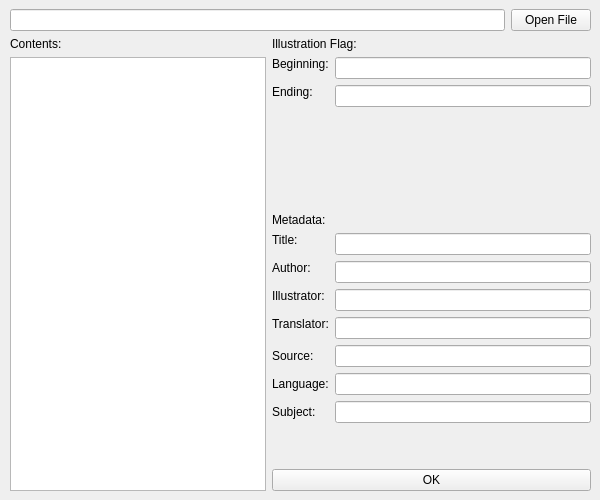
<?xml version="1.0" encoding="UTF-8"?>
<ui version="4.0">
 <class>MainWindow</class>
 <widget class="QMainWindow" name="MainWindow">
  <property name="geometry">
   <rect>
    <x>0</x>
    <y>0</y>
    <width>600</width>
    <height>500</height>
   </rect>
  </property>
  <property name="windowTitle">
   <string>simplepub.py</string>
  </property>
  <property name="styleSheet">
   <string notr="true">font: 10pt &quot;Calibri&quot;;
font:10pt &quot;MS PGothic&quot;;
font: 10pt &quot;Microsoft YaHei&quot;;
font: 9pt &quot;Noto Sans&quot;;
font: 9pt &quot;Noto Sans CJK TC&quot;;
font: 9pt &quot;Noto Sans CJK SC&quot;;
font: 9pt &quot;Noto Sans CJK JP&quot;;</string>
  </property>
  <property name="locale">
   <locale language="English" country="UnitedStates"/>
  </property>
  <widget class="QWidget" name="centralwidget">
   <layout class="QGridLayout" name="gridLayout">
    <property name="leftMargin">
     <number>10</number>
    </property>
    <item row="2" column="1">
     <spacer name="verticalSpacer_4">
      <property name="orientation">
       <enum>Qt::Vertical</enum>
      </property>
      <property name="sizeType">
       <enum>QSizePolicy::Fixed</enum>
      </property>
      <property name="sizeHint" stdset="0">
       <size>
        <width>0</width>
        <height>0</height>
       </size>
      </property>
     </spacer>
    </item>
    <item row="0" column="1">
     <spacer name="verticalSpacer_3">
      <property name="orientation">
       <enum>Qt::Vertical</enum>
      </property>
      <property name="sizeType">
       <enum>QSizePolicy::Fixed</enum>
      </property>
      <property name="sizeHint" stdset="0">
       <size>
        <width>0</width>
        <height>0</height>
       </size>
      </property>
     </spacer>
    </item>
    <item row="1" column="2">
     <spacer name="horizontalSpacer_2">
      <property name="orientation">
       <enum>Qt::Horizontal</enum>
      </property>
      <property name="sizeType">
       <enum>QSizePolicy::Fixed</enum>
      </property>
      <property name="sizeHint" stdset="0">
       <size>
        <width>0</width>
        <height>0</height>
       </size>
      </property>
     </spacer>
    </item>
    <item row="1" column="0">
     <spacer name="horizontalSpacer_1">
      <property name="orientation">
       <enum>Qt::Horizontal</enum>
      </property>
      <property name="sizeType">
       <enum>QSizePolicy::Fixed</enum>
      </property>
      <property name="sizeHint" stdset="0">
       <size>
        <width>0</width>
        <height>0</height>
       </size>
      </property>
     </spacer>
    </item>
    <item row="1" column="1">
     <layout class="QVBoxLayout" name="verticalLayout">
      <item>
       <layout class="QHBoxLayout" name="horizontalLayout">
        <item>
         <widget class="QLineEdit" name="filePathLineEdit">
          <property name="sizePolicy">
           <sizepolicy hsizetype="Preferred" vsizetype="Fixed">
            <horstretch>0</horstretch>
            <verstretch>0</verstretch>
           </sizepolicy>
          </property>
          <property name="readOnly">
           <bool>true</bool>
          </property>
         </widget>
        </item>
        <item>
         <widget class="QPushButton" name="openFileButton">
          <property name="sizePolicy">
           <sizepolicy hsizetype="Maximum" vsizetype="Fixed">
            <horstretch>0</horstretch>
            <verstretch>0</verstretch>
           </sizepolicy>
          </property>
          <property name="text">
           <string>Open File</string>
          </property>
         </widget>
        </item>
       </layout>
      </item>
      <item>
       <layout class="QHBoxLayout" name="horizontalLayout_4">
        <item>
         <layout class="QVBoxLayout" name="verticalLayout_3">
          <item>
           <widget class="QLabel" name="contentsLabel">
            <property name="sizePolicy">
             <sizepolicy hsizetype="Minimum" vsizetype="Fixed">
              <horstretch>0</horstretch>
              <verstretch>0</verstretch>
             </sizepolicy>
            </property>
            <property name="text">
             <string>Contents:</string>
            </property>
           </widget>
          </item>
          <item>
           <widget class="QPlainTextEdit" name="contentsTextEdit">
            <property name="sizePolicy">
             <sizepolicy hsizetype="Preferred" vsizetype="Expanding">
              <horstretch>0</horstretch>
              <verstretch>0</verstretch>
             </sizepolicy>
            </property>
            <property name="lineWrapMode">
             <enum>QPlainTextEdit::NoWrap</enum>
            </property>
           </widget>
          </item>
         </layout>
        </item>
        <item>
         <layout class="QVBoxLayout" name="verticalLayout_6">
          <item>
           <widget class="QLabel" name="IllustrationFlagLabel">
            <property name="sizePolicy">
             <sizepolicy hsizetype="Minimum" vsizetype="Fixed">
              <horstretch>0</horstretch>
              <verstretch>0</verstretch>
             </sizepolicy>
            </property>
            <property name="text">
             <string>Illustration Flag:</string>
            </property>
           </widget>
          </item>
          <item>
           <layout class="QFormLayout" name="formLayout_6">
            <property name="fieldGrowthPolicy">
             <enum>QFormLayout::AllNonFixedFieldsGrow</enum>
            </property>
            <item row="0" column="0">
             <widget class="QLabel" name="IllustrationBeginninglabel">
              <property name="sizePolicy">
               <sizepolicy hsizetype="Minimum" vsizetype="Fixed">
                <horstretch>0</horstretch>
                <verstretch>0</verstretch>
               </sizepolicy>
              </property>
              <property name="text">
               <string>Beginning:</string>
              </property>
             </widget>
            </item>
            <item row="0" column="1">
             <widget class="QLineEdit" name="IllustrationBeginningLineEdit">
              <property name="sizePolicy">
               <sizepolicy hsizetype="Preferred" vsizetype="Fixed">
                <horstretch>0</horstretch>
                <verstretch>0</verstretch>
               </sizepolicy>
              </property>
             </widget>
            </item>
            <item row="1" column="0">
             <widget class="QLabel" name="IllustrationEndinglabel">
              <property name="sizePolicy">
               <sizepolicy hsizetype="Minimum" vsizetype="Fixed">
                <horstretch>0</horstretch>
                <verstretch>0</verstretch>
               </sizepolicy>
              </property>
              <property name="text">
               <string>Ending:</string>
              </property>
             </widget>
            </item>
            <item row="1" column="1">
             <widget class="QLineEdit" name="IllustrationEndingLineEdit">
              <property name="sizePolicy">
               <sizepolicy hsizetype="Preferred" vsizetype="Fixed">
                <horstretch>0</horstretch>
                <verstretch>0</verstretch>
               </sizepolicy>
              </property>
             </widget>
            </item>
           </layout>
          </item>
          <item>
           <spacer name="verticalSpacer">
            <property name="orientation">
             <enum>Qt::Vertical</enum>
            </property>
            <property name="sizeType">
             <enum>QSizePolicy::Preferred</enum>
            </property>
            <property name="sizeHint" stdset="0">
             <size>
              <width>20</width>
              <height>40</height>
             </size>
            </property>
           </spacer>
          </item>
          <item>
           <widget class="QLabel" name="metadataLabel">
            <property name="sizePolicy">
             <sizepolicy hsizetype="Minimum" vsizetype="Fixed">
              <horstretch>0</horstretch>
              <verstretch>0</verstretch>
             </sizepolicy>
            </property>
            <property name="text">
             <string>Metadata:</string>
            </property>
           </widget>
          </item>
          <item>
           <layout class="QFormLayout" name="formLayout">
            <item row="0" column="0">
             <widget class="QLabel" name="titleLabel">
              <property name="sizePolicy">
               <sizepolicy hsizetype="Minimum" vsizetype="Fixed">
                <horstretch>0</horstretch>
                <verstretch>0</verstretch>
               </sizepolicy>
              </property>
              <property name="text">
               <string>Title:</string>
              </property>
             </widget>
            </item>
            <item row="0" column="1">
             <widget class="QLineEdit" name="titleLineEdit">
              <property name="sizePolicy">
               <sizepolicy hsizetype="Preferred" vsizetype="Fixed">
                <horstretch>0</horstretch>
                <verstretch>0</verstretch>
               </sizepolicy>
              </property>
             </widget>
            </item>
            <item row="1" column="0">
             <widget class="QLabel" name="authorLabel">
              <property name="sizePolicy">
               <sizepolicy hsizetype="Minimum" vsizetype="Fixed">
                <horstretch>0</horstretch>
                <verstretch>0</verstretch>
               </sizepolicy>
              </property>
              <property name="text">
               <string>Author:</string>
              </property>
             </widget>
            </item>
            <item row="1" column="1">
             <widget class="QLineEdit" name="authorLineEdit">
              <property name="sizePolicy">
               <sizepolicy hsizetype="Preferred" vsizetype="Fixed">
                <horstretch>0</horstretch>
                <verstretch>0</verstretch>
               </sizepolicy>
              </property>
             </widget>
            </item>
            <item row="2" column="0">
             <widget class="QLabel" name="illustratorLabel">
              <property name="sizePolicy">
               <sizepolicy hsizetype="Minimum" vsizetype="Fixed">
                <horstretch>0</horstretch>
                <verstretch>0</verstretch>
               </sizepolicy>
              </property>
              <property name="text">
               <string>Illustrator:</string>
              </property>
             </widget>
            </item>
            <item row="2" column="1">
             <widget class="QLineEdit" name="illustratorLineEdit">
              <property name="sizePolicy">
               <sizepolicy hsizetype="Preferred" vsizetype="Fixed">
                <horstretch>0</horstretch>
                <verstretch>0</verstretch>
               </sizepolicy>
              </property>
             </widget>
            </item>
            <item row="3" column="0">
             <widget class="QLabel" name="translatorLabel">
              <property name="sizePolicy">
               <sizepolicy hsizetype="Minimum" vsizetype="Fixed">
                <horstretch>0</horstretch>
                <verstretch>0</verstretch>
               </sizepolicy>
              </property>
              <property name="text">
               <string>Translator:</string>
              </property>
             </widget>
            </item>
            <item row="3" column="1">
             <widget class="QLineEdit" name="translatorLineEdit">
              <property name="sizePolicy">
               <sizepolicy hsizetype="Preferred" vsizetype="Fixed">
                <horstretch>0</horstretch>
                <verstretch>0</verstretch>
               </sizepolicy>
              </property>
             </widget>
            </item>
            <item row="4" column="0">
             <widget class="QLabel" name="sourceLabel">
              <property name="text">
               <string>Source:</string>
              </property>
             </widget>
            </item>
            <item row="4" column="1">
             <widget class="QLineEdit" name="sourceLineEdit"/>
            </item>
            <item row="5" column="0">
             <widget class="QLabel" name="languageLabel">
              <property name="text">
               <string>Language:</string>
              </property>
             </widget>
            </item>
            <item row="5" column="1">
             <widget class="QLineEdit" name="languageLineEdit"/>
            </item>
            <item row="6" column="1">
             <widget class="QLineEdit" name="subjectLineEdit"/>
            </item>
            <item row="6" column="0">
             <widget class="QLabel" name="subjectLabel">
              <property name="text">
               <string>Subject:</string>
              </property>
             </widget>
            </item>
           </layout>
          </item>
          <item>
           <spacer name="verticalSpacer_2">
            <property name="orientation">
             <enum>Qt::Vertical</enum>
            </property>
            <property name="sizeType">
             <enum>QSizePolicy::Preferred</enum>
            </property>
            <property name="sizeHint" stdset="0">
             <size>
              <width>20</width>
              <height>40</height>
             </size>
            </property>
           </spacer>
          </item>
          <item>
           <widget class="QPushButton" name="okButton">
            <property name="sizePolicy">
             <sizepolicy hsizetype="Minimum" vsizetype="Fixed">
              <horstretch>0</horstretch>
              <verstretch>0</verstretch>
             </sizepolicy>
            </property>
            <property name="text">
             <string>OK</string>
            </property>
           </widget>
          </item>
         </layout>
        </item>
       </layout>
      </item>
     </layout>
    </item>
   </layout>
  </widget>
 </widget>
 <resources/>
 <connections/>
</ui>
